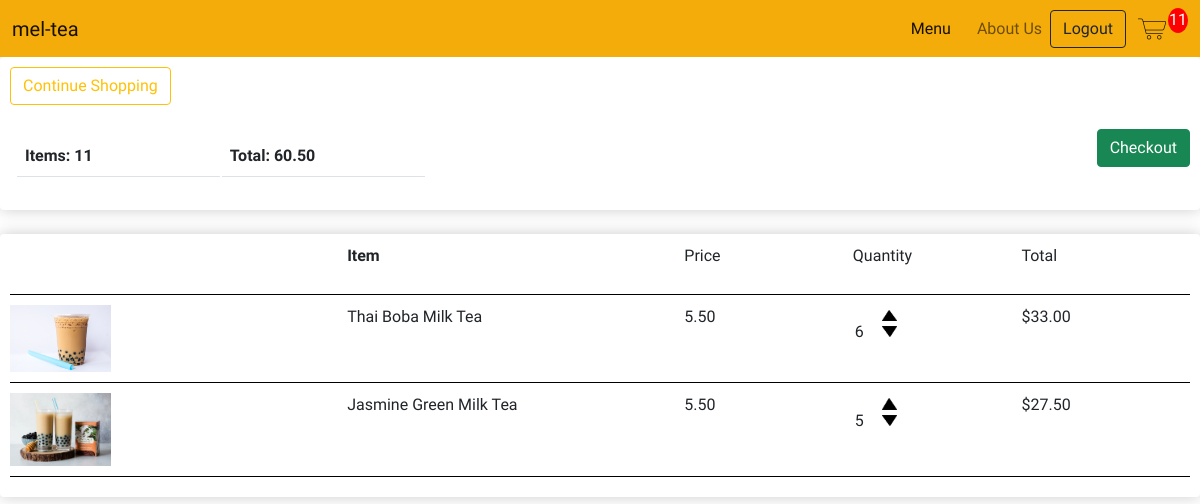
The app's page /cart/ (signed in), older data.
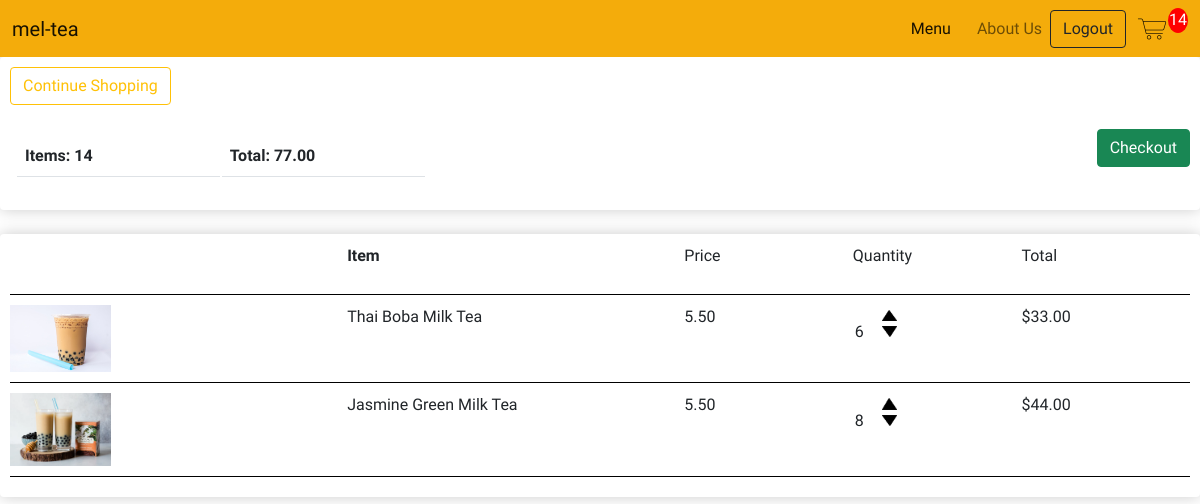
The same page, newer data.
### store/models.py (models this page shows, shortened)
class CustomerOrder(models.Model):
    customer = models.ForeignKey(Customer, on_delete=models.SET_NULL, null=True, blank=True)
    date_ordered = models.DateTimeField(auto_now_add=True)
    completion = models.BooleanField(default=False)
    transaction_id = models.CharField(max_length=200, null=True)
    @property
    def cart_total(self):
        order_items = self.orderitem_set.all()
        total = sum([item.calc_total for item in order_items])
        return total
    @property
    def cart_quantity(self):
        order_items = self.orderitem_set.all()
        total = sum([item.quantity for item in order_items])
        return total

class OrderItem(models.Model):
    product = models.ForeignKey(BobaProduct, on_delete=models.SET_NULL, null=True)
    order = models.ForeignKey(CustomerOrder, on_delete=models.SET_NULL, null=True)
    quantity = models.IntegerField(default=0, null=True, blank=True)
    date_added = models.DateTimeField(auto_now_add=True)
    @property
    def calc_total(self):
        total = self.product.price * self.quantity
        return total

class BobaProduct(models.Model):
    WITH_BOBA = [
        ('YES', 'Boba'),
        ('NO', 'No Boba')
    ]
    name = models.CharField(max_length=200, null=True)
    price = models.DecimalField(max_digits=7, decimal_places=2)
    category = models.CharField(max_length=200, null=True, choices= WITH_BOBA)
    image = models.ImageField(upload_to='boba', default="{% static 'images/filler.jpg' %}", null=True, blank=True)
    date_created = models.DateTimeField(auto_now_add=True)
    @property #@property allow us to access as an attribute
    def image_url(self):
        try:
            url = self.image.url
        except:
            url = ''
        return url

### store/views.py (the view)
# urls.py: path('cart/', views.cart, name="cart"),
def cart(request):
    cart = cartData(request)
    cart_items = cart['cart_items']
    order = cart['order']
    items = cart['items']
    context = {"items": items, "order": order, 'cart_items':cart_items}
    return render(request, 'store/cart.html', context)

### store/utils.py (called while the page is built)
def cartData(request):
    if request.user.is_authenticated:
        customer = request.user.customer
        order, created = CustomerOrder.objects.get_or_create(customer=customer)
        items = order.orderitem_set.all()   # (USE ITEM FOR CHILDREN)
        cart_items = order.cart_quantity
    else:
        cookie = guestCookieCart(request)
        cart_items = cookie['cart_items']
        order = cookie['order']
        items = cookie['items']
    return {"items": items, "order": order, 'cart_items':cart_items}

### store/templates/store/cart.html
{% extends 'store/main.html' %}
{% load static %}
{% block content %}
<div class="row">
    <div class="col-lg-12">
        <div class="product-box">
            <a class="btn btn-outline-warning" href="{% url 'store' %}"> Continue Shopping</a>
            <br>
            <br>
            <table class="table">
                <tr>
                    <th>Items: <b>{{order.cart_quantity}}</b></th>
                    <th>Total: <b>{{order.cart_total|floatformat:2}}</b></th>
                </tr>
                <a class="btn btn-success checkout-btn" href="{% url 'checkout' %}">Checkout</a>
            </table>
        </div>
        <br>
        <div class="product-box">
            <div class="cart-row">
                <div class="cart-row-flex-2"></div>
                <div class="cart-row-flex-2">
                   <p><strong>Item</strong></p>
                </div>
                <div class="cart-row-flex-1">
                    <p>Price</p>
                </div>
                <div class="cart-row-flex-1">
                    <p>Quantity</p>
                </div>
                <div class="cart-row-flex-1">
                    <p>Total</p>
                </div>
            </div>
            {% for item in items %}
            <div class="cart-row">
                <div class="cart-row-flex-2"><img class="row-image" src="{{item.product.image_url}}"></div>
                <div class="cart-row-flex-2">
                    <p>{{item.product.name}}</p>
                </div>
                <div class="cart-row-flex-1">
                    <p>{{item.product.price|floatformat:2}}</p>
                </div>
                <div class="cart-row-flex-1">
                    <p class="quantity">{{item.quantity}}</p>
                    <div class="quantity">
                        <img data-product={{item.product.id}} data-action="add" class="quantity-change add-cart" src="{% static 'images/arrow-up.png' %}">
                        <img data-product={{item.product.id}} data-action="remove" class="quantity-change add-cart" src="{% static 'images/arrow-down.png' %}">
                    </div>
                </div>
                <div class="cart-row-flex-1">
                    <p>${{item.calc_total}}</p>
                </div>
            </div>
            {% endfor %}
        </div>
    </div>
</div>
{% endblock content %}

Row changes from the older to the newer data that the page shows:
changed through a linked row, CustomerOrder: cart_quantity "11" → "14"; cart_total "60.50" → "77.00"
changed OrderItem "Jasmine Green Milk Tea": quantity "5" → "8"; calc_total "27.50" → "44.00"
Text that changed along with them:
{{ cart_items }}: "11" → "14"
